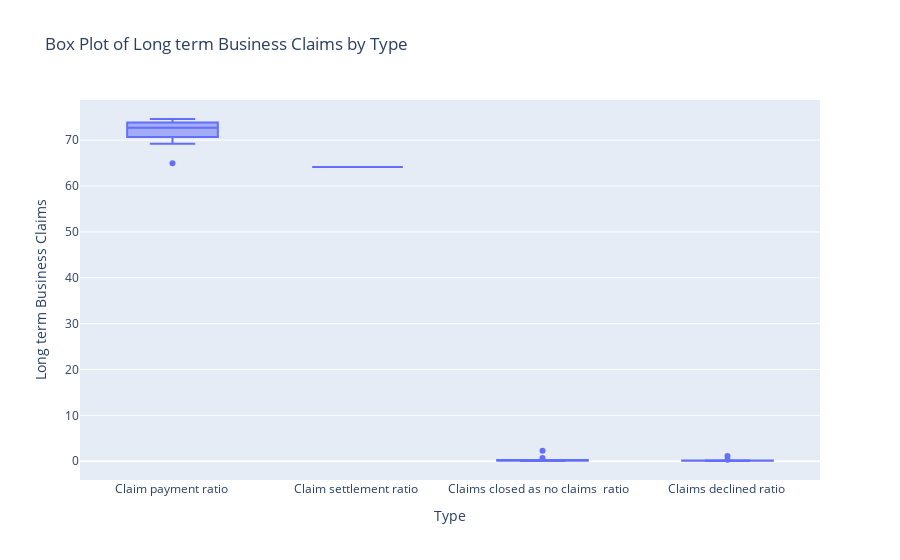

Notebook code cell kept with this figure:
### Code cell
import plotly.express as px
import pandas as pd

# Create a box plot
fig = px.box(
    df_panel, x='Type', y='Long term Business Claims',
    title='Box Plot of Long term Business Claims by Type'
)

# Customize the layout (optional)
fig.update_layout(
    xaxis_title='Type',
    yaxis_title='Long term Business Claims',
)

# Show the plot
fig.show()

### Figure 1 — Plotly figure (JSON) as saved in the notebook; plotly's stock layout.template omitted (floating-point values rounded to 4 significant figures)
{"data": [{"alignmentgroup": "True", "hovertemplate": "Type=%{x}<br>Long term Business Claims=%{y}<extra></extra>", "legendgroup": "", "marker": {"color": "#636efa"}, "name": "", "notched": false, "offsetgroup": "", "orientation": "v", "showlegend": false, "type": "box", "x": ["Claim payment ratio ", "Claim payment ratio ", "Claim payment ratio ", "Claim payment ratio ", "Claim payment ratio ", "Claim payment ratio ", "Claim payment ratio ", "Claim payment ratio ", "Claim payment ratio ", "Claim payment ratio ", "Claim payment ratio ", "Claim payment ratio ", "Claim payment ratio ", "Claim payment ratio ", "Claim settlement ratio ", "Claims closed as no claims  ratio   ", "Claims closed as no claims  ratio   ", "Claims closed as no claims  ratio   ", "Claims closed as no claims  ratio   ", "Claims closed as no claims  ratio   ", "Claims closed as no claims  ratio   ", "Claims closed as no claims  ratio   ", "Claims closed as no claims  ratio   ", "Claims closed as no claims  ratio   ", "Claims closed as no claims  ratio   ", "Claims closed as no claims  ratio   ", "Claims closed as no claims  ratio   ", "Claims closed as no claims  ratio   ", "Claims closed as no claims  ratio   ", "Claims closed as no claims  ratio   ", "Claims declined ratio ", "Claims declined ratio ", "Claims declined ratio ", "Claims declined ratio ", "Claims declined ratio ", "Claims declined ratio ", "Claims declined ratio ", "Claims declined ratio ", "Claims declined ratio ", "Claims declined ratio ", "Claims declined ratio ", "Claims declined ratio ", "Claims declined ratio ", "Claims declined ratio ", "Claims declined ratio "], "x0": " ", "xaxis": "x", "y": [64.95, 69.2, 70.65, 72.17, 73.48, 74.38, 71.75, 70.71, 72.27, 73.11, 73.65, 73.87, 74.09, 74.61, 64.14, 2.281, 0.165, 0.2666, 0.1226, 0.1149, 0.2314, 0.08366, 0.1184, 0.0752, 0.2444, 0.07999, 0.135, 0.05842, 0.2877, 0.7167, 0.145, 0.0491, 0.05395, 0.1706, 0.09442, 0.163, 1.138, 0.1448, 0.1074, 0.2065, 0.1504, 0.07117, 0.1263, 0.07869, 0.3037], "y0": " ", "yaxis": "y"}], "layout": {"boxmode": "group", "legend": {"tracegroupgap": 0}, "title": {"text": "Box Plot of Long term Business Claims by Type"}, "xaxis": {"anchor": "y", "domain": [0, 1], "title": {"text": "Type"}}, "yaxis": {"anchor": "x", "domain": [0, 1], "title": {"text": "Long term Business Claims"}}}}
